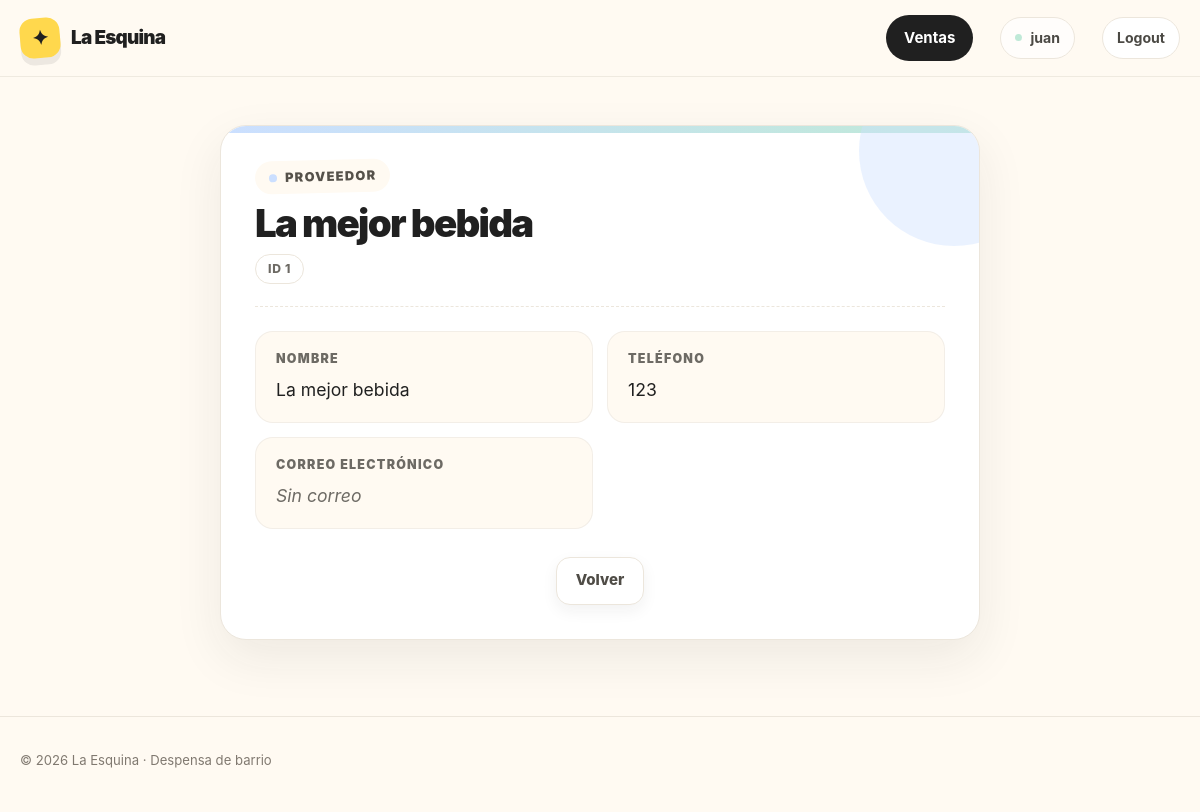
Screenshot of /ventas/proveedor/detail/1 (signed in) with the database file from the repository.
### ventas/models/proveedor.py (models this page shows, shortened)
class Proveedor(models.Model):
    nombre = models.CharField(unique=True)
    telefono = models.CharField(blank=True)
    email = models.EmailField(blank=True)
    class Meta:
        verbose_name = "Proveedor"
        verbose_name_plural = "Proveedores"

### ventas/views/proveedor.py (the view)
# urls.py: path("proveedor/detail/<int:pk>", ProveedorDetail.as_view(), name="proveedor_detail"),
class ProveedorDetail(DetailView):
    model = Proveedor
    context_object_name = "proveedor"

### ventas/templates/ventas/proveedor_detail.html
{% extends "core/base.html" %}
{% load static %}
{% block styles %}
    <link rel="stylesheet" href="{% static 'core/css/detail.css' %}" />
{% endblock styles %}
{% block content %}
    <div class="container section">
        <div class="detail-card detail-card--blue">
            <header class="detail-head">
                <span class="detail-kicker">Proveedor</span>
                <h1 class="detail-title">{{ proveedor.nombre }}</h1>
                <span class="detail-id">ID {{ proveedor.pk }}</span>
            </header>
            <dl class="detail-fields">
                <div class="detail-field">
                    <dt class="detail-label">Nombre</dt>
                    <dd class="detail-value">{{ proveedor.nombre }}</dd>
                </div>
                <div class="detail-field">
                    <dt class="detail-label">Teléfono</dt>
                    <dd class="detail-value
                               {% if not proveedor.telefono %}detail-value--empty{% endif %}">
                        {{ proveedor.telefono|default:"Sin teléfono" }}
                    </dd>
                </div>
                <div class="detail-field">
                    <dt class="detail-label">Correo electrónico</dt>
                    <dd class="detail-value
                               {% if not proveedor.email %}detail-value--empty{% endif %}">
                        {{ proveedor.email|default:"Sin correo" }}
                    </dd>
                </div>
            </dl>
            <div class="page-actions detail-actions">
                <a class="button button-secondary"
                   href="{% url 'ventas:proveedor_list' %}">Volver</a>
            </div>
        </div>
    </div>
{% endblock content %}

### core/templates/core/partials/header.html (shortened to what this page needs)
<div class="nav">
    <div class="container nav-inner">
        <a href="/" class="brand" aria-label="La Esquina, inicio">
            <span class="brand-mark">✦</span>
            <span>La Esquina</span>
        </a>
        <nav class="nav-links" aria-label="Navegación principal">
            {% if user.is_authenticated %}
                <a href="{% url 'ventas:home' %}" class="nav-cta">Ventas</a>
                <span class="nav-user">{{ user.username }}</span>
                <form action="{% url 'core:logout' %}" method="post">
                    <button class="nav-logout" type="submit">Logout</button>
                </form>
            {% else %}
                <a href="{% url 'core:login' %}" class="nav-cta">Acceder</a>
            {% endif %}
        </nav>
    </div>
</div>

### core/static/core/css/base.css (style rules this page uses)
:root { --bg: #fffaf2; --surface: #fff; --ink: #202020; --muted: #6d6a64; --line: #ece6dc; --yellow: #ffd84d; --coral: #ff806f; --mint: #bfe9d7; --blue: #cbdfff; --pink: #ffd3df; --shadow: 0 18px 50px rgba(32, 32, 32, 0.08); }
* { box-sizing: border-box; margin: 0; padding: 0; }
html { scroll-behavior: smooth; }
body { font-family: Inter, ui-sans-serif, system-ui, -apple-system, BlinkMacSystemFont, "Segoe UI", sans-serif; background: var(--bg); color: var(--ink); line-height: 1.5; display: flex; flex-direction: column; min-height: 100vh; }
a { color: inherit; text-decoration: none; }
.container { width: min(1160px, calc(100% - 40px)); margin: 0 auto; }

### core/static/core/css/nav.css (style rules this page uses)
.nav { position: sticky; top: 0; z-index: 20; background: rgba(255, 250, 242, 0.9); backdrop-filter: blur(14px); border-bottom: 1px solid rgba(236, 230, 220, 0.8); }
.nav-inner { min-height: 76px; display: flex; align-items: center; justify-content: space-between; gap: 24px; }
.brand { display: inline-flex; align-items: center; gap: 11px; font-weight: 900; font-size: 1.18rem; letter-spacing: -0.04em; }
.brand-mark { width: 40px; height: 40px; display: grid; place-items: center; border-radius: 13px; background: var(--yellow); transform: rotate(-5deg); font-size: 1.25rem; box-shadow: 0 7px 0 rgba(32, 32, 32, 0.08); }
.nav-links { display: flex; align-items: center; gap: 27px; color: #4b4944; font-size: 0.94rem; font-weight: 700; }
.nav-cta { padding: 12px 18px; border-radius: 999px; background: var(--ink); color: #fff; transition: transform 0.2s ease, background 0.2s ease; }
.nav-links .nav-cta, .nav-links .nav-cta:hover { color: #fff; }
.nav-user { display: inline-flex; align-items: center; gap: 8px; padding: 9px 14px; border: 1px solid var(--line); border-radius: 999px; background: rgba(255, 255, 255, 0.72); color: #4b4944; font-size: 0.88rem; font-weight: 750; }
.nav-user::before { width: 7px; height: 7px; border-radius: 50%; background: var(--mint); content: ""; }
.nav-links form { display: flex; }
.nav-logout { padding: 9px 14px; border: 1px solid var(--line); border-radius: 999px; background: var(--surface); color: #4b4944; font: inherit; font-size: 0.88rem; font-weight: 750; cursor: pointer; transition: transform 0.2s ease, box-shadow 0.2s ease, border-color 0.2s ease; }

### core/static/core/css/components.css (style rules this page uses)
.button { display: inline-flex; align-items: center; justify-content: center; gap: 9px; min-height: 48px; padding: 0 19px; border-radius: 14px; border: 1px solid transparent; font-size: 0.94rem; font-weight: 850; transition: transform 0.2s ease, box-shadow 0.2s ease; }
.button-secondary { background: var(--surface); border-color: var(--line); color: #4f4c46; box-shadow: 0 6px 16px rgba(32, 32, 32, 0.06); }
.page-actions { display: flex; justify-content: center; gap: 12px; }
.section { padding: 48px 0; }

### rows the page displays
Proveedor: nombre "La mejor bebida", pk "1", telefono "123", email "Sin correo"

### other values shown
{{ user.username }} "juan"
